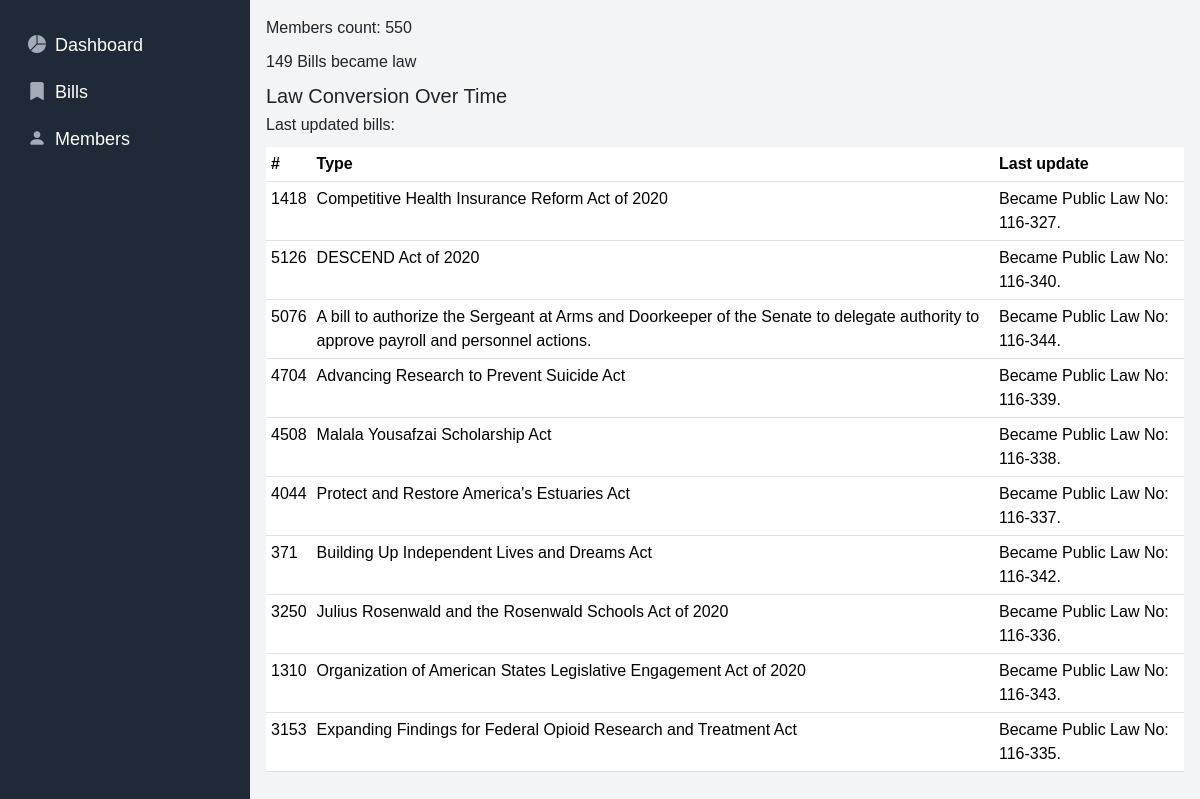
Before: / with the older database file.
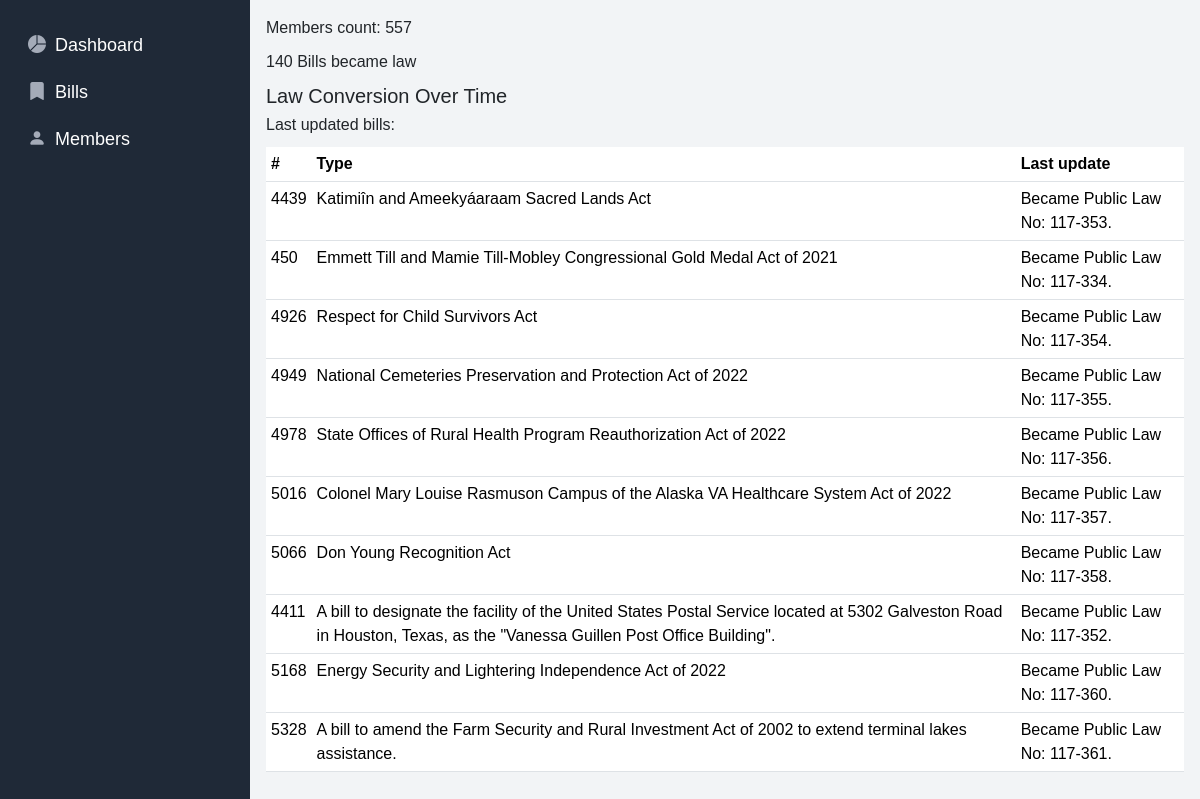
After: the same page with the newer database file.
### rollcall_votes/data/models.py (models this page shows)
class Bills(models.Model):
    bill_id = models.TextField(primary_key=True)
    number = models.IntegerField()
    type = models.TextField()
    description = models.TextField(blank=True, null=True)
    action_date = models.TextField(blank=True, null=True)
    action_text = models.TextField(blank=True, null=True)
    class Meta:
        managed = False
        db_table = 'bills'

### rollcall_votes/dashboard/views.py (the view)
# urls.py: path('', views.dashboard, name='dashboard'),
def dashboard(request):
    members_count = Members.objects.count()
    laws_count = Bills.objects.filter(action_text__startswith="Became Public Law No:").count()
    last_bills = Bills.objects.all().order_by('-action_date')[:10]
    law_conversion_data = group_laws_by_date()
    law_conversion_chart = generate_law_conversion_line_chart(law_conversion_data)
    return render(request, 'dashboard.html', {
        'members_count': members_count,
        'laws_count': laws_count,
        'last_bills': last_bills,
        'law_conversion_chart': law_conversion_chart
    })

### rollcall_votes/templates/dashboard.html (shortened to what this page needs)
{% extends 'base.html' %}
{% load static %}
{% block styles %}<link rel="stylesheet" href="{% static 'css/dashboard.css' %}">{% endblock styles %}
{% block content %}
<p>Members count: {{members_count}}</p>
<p>{{laws_count}} Bills became law</p>
<h2>Law Conversion Over Time</h2>
<p>Last updated bills:</p>
<table class="table table-hover">
    <thead class="thead-light">
        <tr>
            <th class="border-bottom">#</th>
            <th class="border-bottom">Type</th>
            <th class="border-bottom">Last update</th>
        </tr>
    </thead>
    <tbody>
        {% for bill in last_bills %}
        <tr>
            <td>{{ bill.number }}</td>
            <td>{{ bill.description }}</td>
            <td>{{ bill.action_text }}</td>
        </tr>
        {% empty %}
        <tr>
            <td colspan="3">No bills found</td>
        </tr>
        {% endfor %}
    </tbody>
</table>
{% endblock %}

### rollcall_votes/templates/base.html (shortened to what this page needs)
<!DOCTYPE html>
{% load static %}
<html lang="en">
<head>
    <link href="https://cdn.jsdelivr.net/npm/bootstrap@5.3.3/dist/css/bootstrap.min.css" rel="stylesheet">
    <link href="https://cdn.jsdelivr.net/npm/bootstrap-icons/font/bootstrap-icons.css" rel="stylesheet">
    <link rel="stylesheet" href="{% static 'css/styles.css' %}">
    {% block styles %}{% endblock %}
</head>
<body>
    {% include "components/sidebar.html" %}
    <div class="content">
        {% block content %}{% endblock %}
    </div>
</body>
</html>

### rollcall_votes/templates/components/sidebar.html
<div class="sidebar">
    <ul>
        <li class="link-item"><a href="{% url 'dashboard' %}" class="link-url">
            <i class="bi bi-pie-chart-fill"></i>
            <span >Dashboard</span>
        </a></li>
        <li class="link-item"><a href="{% url 'bill_list' %}" class="link-url">
            <i class="bi bi-bookmark-fill"></i>
            <span>Bills</span>
        </a></li>
        <li class="link-item"><a href="{% url 'member_list' %}" class="link-url">
            <i class="bi bi-person-fill"></i>
            <span>Members</span>
        </a></li>
    </ul>
</div>

### rollcall_votes/static/css/styles.css (style rules this page uses)
:root { --margin-left: 250px; }
* { margin: 0; padding: 0; box-sizing: border-box; }
html { font-size: 62.5%; }
body { font-family: Arial, sans-serif; font-size: 1.6rem; }
.sidebar { width: var(--margin-left); background-color: var(--main-color); position: fixed; top: 0; left: 0; height: 100%; padding: 24px 16px; }
.sidebar ul { display: flex; flex-direction: column; list-style: none; margin: 0; padding: 0; gap: 4px; }
.link-item { border-radius: 8px; }
.link-url { display: inline-block; width: 100%; padding: 8px 12px; text-decoration: none; color: var(--sidebar-tcolor); font-size: 1.8rem; }
.link-url span { margin-left: 4px; }
.link-url i { color: #a4abb8; }
.content { margin-left: var(--margin-left); padding: 16px; height: 100vh; overflow-y: auto; background-color: var(--body-bg-color); }

### rollcall_votes/static/css/variables.css (style rules this page uses)
:root { --body-bg-color: #F2F4F6; --main-color: #1f2937; --main-hover: #374151; --sidebar-tcolor: white; }

Changed rows visible on the page:
removed Bills: number "1418", description "Competitive Health Insurance Reform Act of 2020", action_text "Became Public Law No: 116-327."
removed Bills: number "5126", description "DESCEND Act of 2020", action_text "Became Public Law No: 116-340."
removed Bills: number "5076", description "A bill to authorize the Sergeant at Arms and Doorkeeper of the Senate to delegate authority to approve payroll and personnel actions.", action_text "Became Public Law No: 116-344."
removed Bills: number "4704", description "Advancing Research to Prevent Suicide Act", action_text "Became Public Law No: 116-339."
removed Bills: number "4508", description "Malala Yousafzai Scholarship Act", action_text "Became Public Law No: 116-338."
removed Bills: number "4044", description "Protect and Restore America's Estuaries Act", action_text "Became Public Law No: 116-337."
removed Bills: number "371", description "Building Up Independent Lives and Dreams Act", action_text "Became Public Law No: 116-342."
removed Bills: number "3250", description "Julius Rosenwald and the Rosenwald Schools Act of 2020", action_text "Became Public Law No: 116-336."
removed Bills: number "1310", description "Organization of American States Legislative Engagement Act of 2020", action_text "Became Public Law No: 116-343."
removed Bills: number "3153", description "Expanding Findings for Federal Opioid Research and Treatment Act", action_text "Became Public Law No: 116-335."
added Bills: number "4439", description "Katimiîn and Ameekyáaraam Sacred Lands Act", action_text "Became Public Law No: 117-353."
added Bills: number "450", description "Emmett Till and Mamie Till-Mobley Congressional Gold Medal Act of 2021", action_text "Became Public Law No: 117-334."
added Bills: number "4926", description "Respect for Child Survivors Act", action_text "Became Public Law No: 117-354."
now on this page (row edited): Bills: number "4949", description "National Cemeteries Preservation and Protection Act of 2022", action_text "Became Public Law No: 117-355."
now on this page (row edited): Bills: number "4978", description "State Offices of Rural Health Program Reauthorization Act of 2022", action_text "Became Public Law No: 117-356."
now on this page (row edited): Bills: number "5016", description "Colonel Mary Louise Rasmuson Campus of the Alaska VA Healthcare System Act of 2022", action_text "Became Public Law No: 117-357."
now on this page (row edited): Bills: number "5066", description "Don Young Recognition Act", action_text "Became Public Law No: 117-358."
added Bills: number "4411", description "A bill to designate the facility of the United States Postal Service located at 5302 Galveston Road in Houston, Texas, as the \"Vanessa Guillen Post Office Building\".", action_text "Became Public Law No: 117-352."
added Bills: number "5168", description "Energy Security and Lightering Independence Act of 2022", action_text "Became Public Law No: 117-360."
added Bills: number "5328", description "A bill to amend the Farm Security and Rural Investment Act of 2002 to extend terminal lakes assistance.", action_text "Became Public Law No: 117-361."
Other visible differences:
{{ members_count }}: "550" → "557"
{{ laws_count }}: "149" → "140"
